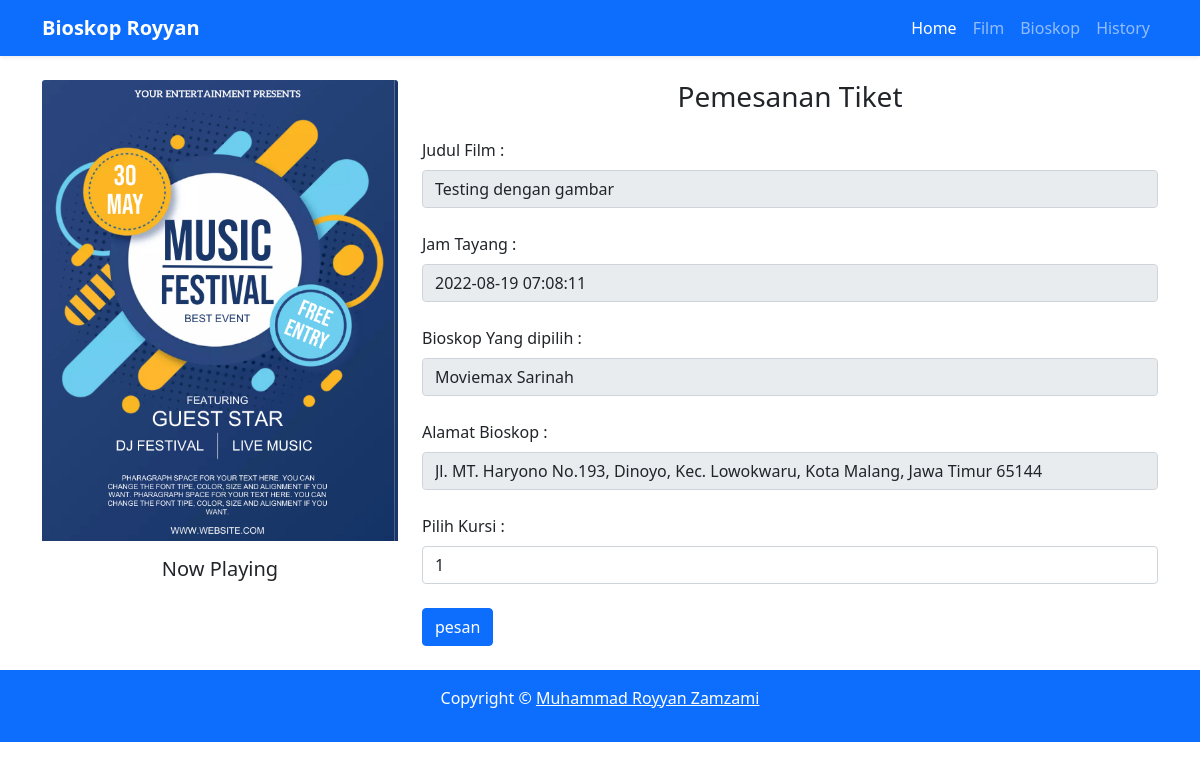
Page /film/pesan/3 on the committed database.
### tables this page shows
CREATE TABLE `jadwal` (
  `id_jadwal` int(11) NOT NULL,
  `kd_jadwal` varchar(255) NOT NULL,
  `judul_film` int(11) NOT NULL,
  `bioskop` int(11) NOT NULL,
  `tgl_waktu_tayang` datetime NOT NULL,
  `jumlah_kursi` int(11) NOT NULL
);

CREATE TABLE `film` (
  `id_film` int(11) NOT NULL,
  `kd_film` varchar(255) NOT NULL,
  `judul_film` varchar(255) NOT NULL,
  `tgl_launc` date NOT NULL,
  `synopsys` text NOT NULL,
  `genre` varchar(100) NOT NULL,
  `poster` varchar(255) DEFAULT NULL
);

CREATE TABLE `bioskop` (
  `id_bioskop` int(11) NOT NULL,
  `kd_bioskop` varchar(255) NOT NULL,
  `nama_bioskop` varchar(255) NOT NULL,
  `kota` varchar(100) NOT NULL,
  `alamat_lengkap` text NOT NULL,
  `harga` varchar(100) NOT NULL,
  `foto` varchar(255) NOT NULL
);

### application/libraries/Template.php (called while the page is built)
<?php
class Template
{
    var $template_data = [];
    function set($name, $value)
    {
        $this->template_data[$name] = $value;
    }
    function load($template = '', $view = '', $view_data = [], $return = false)
    {
        $this->CI = &get_instance();
        $this->set('contents', $this->CI->load->view($view, $view_data, TRUE));
        return $this->CI->load->view($template, $this->template_data, $return);
    }
}

### application/controllers/Film.php (called while the page is built, shortened)
<?php
class Film extends CI_Controller
{
    public function pesan($id)
    {
        $get = $this->jadwal->get(['j.id_jadwal' => $id])->row();
        $data = array(
            'title' => 'List Film',
            'row' => $get,
        );
        $this->template->load('template', 'film/formPesan', $data);
    }
}

### index.php (called while the page is built, shortened)
<?php
require_once BASEPATH.'core/CodeIgniter.php';

### application/models/Jadwal_m.php (called while the page is built, shortened)
<?php
class Jadwal_m extends CI_Model
{
    public function get($where = null)
    {
        $this->db->select(
            'j.id_jadwal, j.judul_film as jd, j.kd_jadwal, j.bioskop, ,tgl_waktu_tayang, j.jumlah_kursi,
            f.kd_film, f.judul_film, f.tgl_launc, f.synopsys, f.genre, f.poster,
            b.kd_bioskop, b.nama_bioskop, b.kota, b.alamat_lengkap, b.harga, b.foto'
        );
        $this->db->from('jadwal as j');
        if ($where != null) {
            $this->db->where($where);
        }
        $this->db->join('film as f', 'f.id_film = j.judul_film');
        $this->db->join('bioskop as b', 'b.id_bioskop = j.bioskop');
        return $this->db->get();
    }
}

### application/views/film/formPesan.php (the view, shortened to what this page needs)
<section>
    <div class="container">
        <div class="row mb-4">
            <div class="col-md-4">
                <img src="<?= base_url() ?>assets/uploads/poster/<?= $row->poster ?>" class="card-img-top mb-3">
                <h5 class="text-center mb-4">Now Playing</h5>
            </div>
            <div class="col-md-8">
                <form action="<?= site_url('film/transaksi') ?>" method="post">
                    <h3 class="text-center mb-4">Pemesanan Tiket</h3>
                    <label for="inputPassword5" class="form-label">Judul Film :</label>
                    <input type="text" name="nama_film" id="inputPassword5" class="form-control mb-4" value="<?= $row->judul_film ?>" readonly>
                    <label for="inputPassword5" class="form-label">Jam Tayang :</label>
                    <input type="text" name="jam_tayang" id="inputPassword5" class="form-control mb-4" value="<?= $row->tgl_waktu_tayang ?>" readonly>
                    <label for="inputPassword5" class="form-label">Bioskop Yang dipilih :</label>
                    <input type="text" name="nama_bioskop" id="inputPassword5" class="form-control mb-4" value="<?= $row->nama_bioskop ?>" readonly>
                    <label for="inputPassword5" class="form-label">Alamat Bioskop :</label>
                    <input type="text" id="inputPassword5" class="form-control mb-4" value="<?= $row->alamat_lengkap ?>" readonly>
                    <label for="inputPassword5" class="form-label">Pilih Kursi :</label>
                    <select name="kursi" class="form-control mb-4">
                        <?php
                        for ($i = 1; $i <= $row->jumlah_kursi; $i++) { ?>
                            <option value="<?= $i ?>"><?= $i ?></option>
                        <?php }
                        ?>
                    </select>
                    <button type="submit" class="btn btn-primary">
                        pesan
                    </button>
                </form>
            </div>
        </div>
    </div>
</section>

### assets/style.css (style rules this page uses)
section { padding-top: 5rem; }

### rows in the picture
jadwal: judul_film.poster (picture), nama_film "Testing dengan gambar", jam_tayang "2022-08-19 07:08:11", nama_bioskop "Moviemax Sarinah", bioskop.alamat_lengkap "Jl. MT. Haryono No.193, Dinoyo, Kec. Lowokwaru, Kota Malang, Jawa Timur 65144"

### other values in the picture
form field kursi "1"
